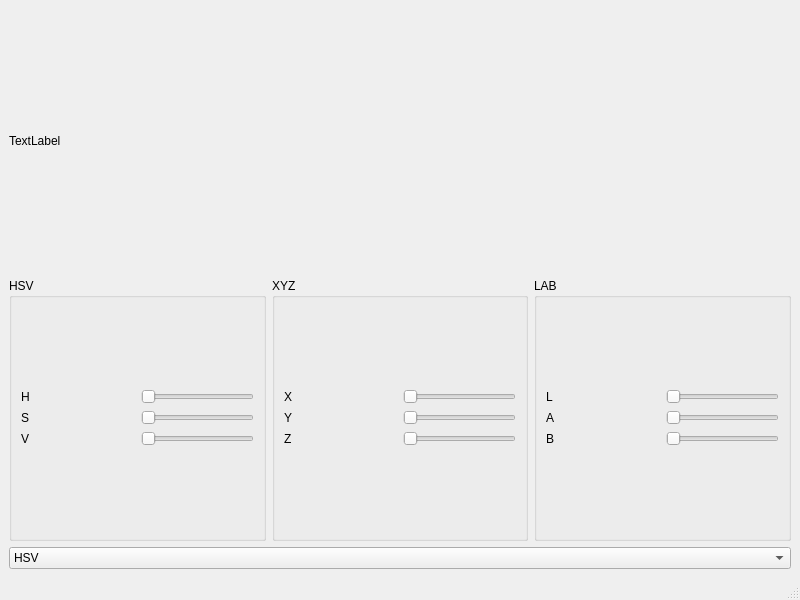
<?xml version="1.0" encoding="UTF-8"?>
<ui version="4.0">
 <class>MainWindow</class>
 <widget class="QMainWindow" name="MainWindow">
  <property name="geometry">
   <rect>
    <x>0</x>
    <y>0</y>
    <width>800</width>
    <height>600</height>
   </rect>
  </property>
  <property name="windowTitle">
   <string>MainWindow</string>
  </property>
  <widget class="QWidget" name="centralwidget">
   <layout class="QVBoxLayout" name="verticalLayout_4">
    <item>
     <layout class="QVBoxLayout" name="verticalLayout_2">
      <item>
       <widget class="QLabel" name="Picture">
        <property name="text">
         <string>TextLabel</string>
        </property>
       </widget>
      </item>
      <item>
       <layout class="QHBoxLayout" name="horizontalLayout">
        <item>
         <widget class="QGroupBox" name="groupBox">
          <property name="title">
           <string>HSV</string>
          </property>
          <layout class="QGridLayout" name="gridLayout_2">
           <item row="0" column="1">
            <layout class="QGridLayout" name="gridLayout">
             <item row="2" column="0">
              <widget class="QLabel" name="label_4">
               <property name="text">
                <string>V</string>
               </property>
              </widget>
             </item>
             <item row="0" column="0">
              <widget class="QLabel" name="label_2">
               <property name="text">
                <string>H</string>
               </property>
              </widget>
             </item>
             <item row="1" column="0">
              <widget class="QLabel" name="label_3">
               <property name="text">
                <string>S</string>
               </property>
              </widget>
             </item>
             <item row="0" column="1">
              <widget class="QSlider" name="H_Slider">
               <property name="sizePolicy">
                <sizepolicy hsizetype="Preferred" vsizetype="Fixed">
                 <horstretch>0</horstretch>
                 <verstretch>0</verstretch>
                </sizepolicy>
               </property>
               <property name="orientation">
                <enum>Qt::Horizontal</enum>
               </property>
              </widget>
             </item>
             <item row="1" column="1">
              <widget class="QSlider" name="S_Slider">
               <property name="sizePolicy">
                <sizepolicy hsizetype="Preferred" vsizetype="Fixed">
                 <horstretch>0</horstretch>
                 <verstretch>0</verstretch>
                </sizepolicy>
               </property>
               <property name="orientation">
                <enum>Qt::Horizontal</enum>
               </property>
              </widget>
             </item>
             <item row="2" column="1">
              <widget class="QSlider" name="V_Slider">
               <property name="sizePolicy">
                <sizepolicy hsizetype="Preferred" vsizetype="Fixed">
                 <horstretch>0</horstretch>
                 <verstretch>0</verstretch>
                </sizepolicy>
               </property>
               <property name="orientation">
                <enum>Qt::Horizontal</enum>
               </property>
              </widget>
             </item>
            </layout>
           </item>
          </layout>
         </widget>
        </item>
        <item>
         <widget class="QGroupBox" name="groupBox_2">
          <property name="title">
           <string>XYZ</string>
          </property>
          <layout class="QGridLayout" name="gridLayout_5">
           <item row="0" column="0">
            <layout class="QGridLayout" name="gridLayout_4">
             <item row="2" column="0">
              <widget class="QLabel" name="label_8">
               <property name="text">
                <string>Z</string>
               </property>
              </widget>
             </item>
             <item row="0" column="0">
              <widget class="QLabel" name="label_9">
               <property name="text">
                <string>X</string>
               </property>
              </widget>
             </item>
             <item row="1" column="0">
              <widget class="QLabel" name="label_10">
               <property name="text">
                <string>Y</string>
               </property>
              </widget>
             </item>
             <item row="0" column="1">
              <widget class="QSlider" name="X_Slider">
               <property name="sizePolicy">
                <sizepolicy hsizetype="Preferred" vsizetype="Fixed">
                 <horstretch>0</horstretch>
                 <verstretch>0</verstretch>
                </sizepolicy>
               </property>
               <property name="orientation">
                <enum>Qt::Horizontal</enum>
               </property>
              </widget>
             </item>
             <item row="1" column="1">
              <widget class="QSlider" name="Y_Slider">
               <property name="sizePolicy">
                <sizepolicy hsizetype="Preferred" vsizetype="Fixed">
                 <horstretch>0</horstretch>
                 <verstretch>0</verstretch>
                </sizepolicy>
               </property>
               <property name="orientation">
                <enum>Qt::Horizontal</enum>
               </property>
              </widget>
             </item>
             <item row="2" column="1">
              <widget class="QSlider" name="Z_Slider">
               <property name="sizePolicy">
                <sizepolicy hsizetype="Preferred" vsizetype="Fixed">
                 <horstretch>0</horstretch>
                 <verstretch>0</verstretch>
                </sizepolicy>
               </property>
               <property name="orientation">
                <enum>Qt::Horizontal</enum>
               </property>
              </widget>
             </item>
            </layout>
           </item>
          </layout>
         </widget>
        </item>
        <item>
         <widget class="QGroupBox" name="groupBox_3">
          <property name="title">
           <string>LAB</string>
          </property>
          <layout class="QGridLayout" name="gridLayout_7">
           <item row="0" column="0">
            <layout class="QGridLayout" name="gridLayout_6">
             <item row="2" column="0">
              <widget class="QLabel" name="label_11">
               <property name="text">
                <string>B</string>
               </property>
              </widget>
             </item>
             <item row="0" column="0">
              <widget class="QLabel" name="label_12">
               <property name="text">
                <string>L</string>
               </property>
              </widget>
             </item>
             <item row="1" column="0">
              <widget class="QLabel" name="label_13">
               <property name="text">
                <string>A</string>
               </property>
              </widget>
             </item>
             <item row="0" column="1">
              <widget class="QSlider" name="L_Slider">
               <property name="sizePolicy">
                <sizepolicy hsizetype="Preferred" vsizetype="Fixed">
                 <horstretch>0</horstretch>
                 <verstretch>0</verstretch>
                </sizepolicy>
               </property>
               <property name="orientation">
                <enum>Qt::Horizontal</enum>
               </property>
              </widget>
             </item>
             <item row="1" column="1">
              <widget class="QSlider" name="A_Slider">
               <property name="sizePolicy">
                <sizepolicy hsizetype="Preferred" vsizetype="Fixed">
                 <horstretch>0</horstretch>
                 <verstretch>0</verstretch>
                </sizepolicy>
               </property>
               <property name="orientation">
                <enum>Qt::Horizontal</enum>
               </property>
              </widget>
             </item>
             <item row="2" column="1">
              <widget class="QSlider" name="B_Slider">
               <property name="sizePolicy">
                <sizepolicy hsizetype="Preferred" vsizetype="Fixed">
                 <horstretch>0</horstretch>
                 <verstretch>0</verstretch>
                </sizepolicy>
               </property>
               <property name="orientation">
                <enum>Qt::Horizontal</enum>
               </property>
              </widget>
             </item>
            </layout>
           </item>
          </layout>
         </widget>
        </item>
       </layout>
      </item>
     </layout>
    </item>
    <item>
     <widget class="QComboBox" name="comboBox">
      <property name="sizePolicy">
       <sizepolicy hsizetype="Preferred" vsizetype="Fixed">
        <horstretch>0</horstretch>
        <verstretch>0</verstretch>
       </sizepolicy>
      </property>
      <item>
       <property name="text">
        <string>HSV</string>
       </property>
      </item>
      <item>
       <property name="text">
        <string>XYZ</string>
       </property>
      </item>
      <item>
       <property name="text">
        <string>LAB</string>
       </property>
      </item>
     </widget>
    </item>
   </layout>
  </widget>
  <widget class="QMenuBar" name="menubar">
   <property name="geometry">
    <rect>
     <x>0</x>
     <y>0</y>
     <width>800</width>
     <height>26</height>
    </rect>
   </property>
  </widget>
  <widget class="QStatusBar" name="statusbar"/>
 </widget>
 <resources/>
 <connections/>
</ui>
